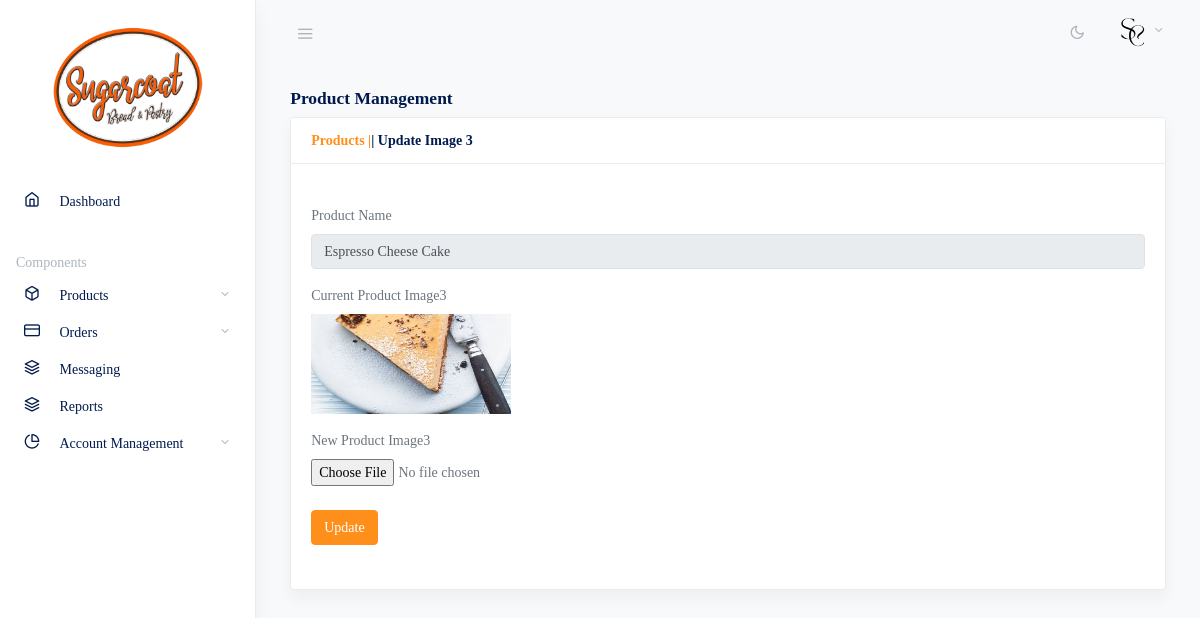
Screenshot of /admin/update-image3.php?id=2 (signed in) with the database file from the repository.
### tables this page shows
CREATE TABLE `products` (
  `id` int(11) NOT NULL,
  `category_id` int(11) NOT NULL,
  `subcategory_id` int(11) DEFAULT NULL,
  `productName` varchar(255) DEFAULT NULL,
  `productSize` varchar(255) DEFAULT NULL,
  `productPrice` int(11) DEFAULT NULL,
  `productDescription` varchar(255) DEFAULT NULL,
  `productImage1` varchar(255) DEFAULT NULL,
  `productImage2` varchar(255) DEFAULT NULL,
  `productImage3` varchar(255) DEFAULT NULL,
  `shippingCharge` int(11) DEFAULT NULL,
  `productAvailability` varchar(255) DEFAULT NULL,
  `postingDate` timestamp NULL DEFAULT current_timestamp(),
  `updationDate` varchar(255) DEFAULT NULL
);

### admin/update-image3.php (the view, shortened to what this page needs)
<?php
include('include/config.php');
if(strlen($_SESSION['alogin'])==0)
	{
header('location:index.php');
}
else{
	$pid=intval($_GET['id']);
?>
<!doctype html>
<html lang="en">
  <head>
    <link rel="stylesheet" href="css/simplebar.css">
		<link type="text/css" href="images/icons/css/font-awesome.css" rel="stylesheet">
    <link rel="stylesheet" href="css/feather.css">
    <link rel="stylesheet" href="css/daterangepicker.css">
    <link rel="stylesheet" href="app-light.css" id="lightTheme">
    <link rel="stylesheet" href="app-dark.css" id="darkTheme" disabled>
  </head>
  <body class="vertical  light  ">
<?php include('include/header.php');?>
<?php include('include/sidebar.php');?>
	  <main role="main" class="main-content">
        <div class="container-fluid">
          <div class="row justify-content-center">
            <div class="col-12">
              <h2 class="h5 page-title">Product Management</h2>
              <div class="card shadow mb-4">
                <div class="card-header">
                  <strong class="card-title"><span><a href="manage-products.php">Products |</a></span>| Update Image 3 </strong>
                </div>
                <div class="card-body">
									<br />
			<form name="insertproduct" method="post" enctype="multipart/form-data">
									<?php
									$query=mysqli_query($con,"select productName,productImage3 from products where id='$pid'");
									while($row=mysqli_fetch_array($query))
									{
									?>
									<div class="form-group mb-3">
									<label class="control-label" for="basicinput">Product Name</label>
									<div class="controls">
									<input type="text"    name="productName"  readonly value="<?php echo htmlentities($row['productName']);?>" class="form-control" required>
									</div>
									</div>
									<div class="form-group mb-3">
									<label class="control-label" for="basicinput">Current Product Image3</label>
									<div class="controls">
									<img src="productimages/<?php echo htmlentities($pid);?>/<?php echo htmlentities($row['productImage3']);?>" width="200" height="100">
									</div>
									</div>
									<div class="form-group mb-3">
										<label class="control-label" for="basicinput">New Product Image3</label>
											<div class="custom-file">
											<input type="file" name="productimage3" id="productimage3" value="" class="span8 tip" required>
											</div>
									</div>
									<?php } ?>
									<div class="form-group mb-3">
										<div class="controls">
										<button type="submit" name="submit" class="btn mb-2 btn-primary">Update</button>
										</div>
									</div>
							</div>
					</div>
				</div>
            </div>
          </div>
        </div>
  </body>
  <?php } ?>
</html>

### rows the page displays
products: productName "Espresso Cheese Cake", productImage3 (picture)
